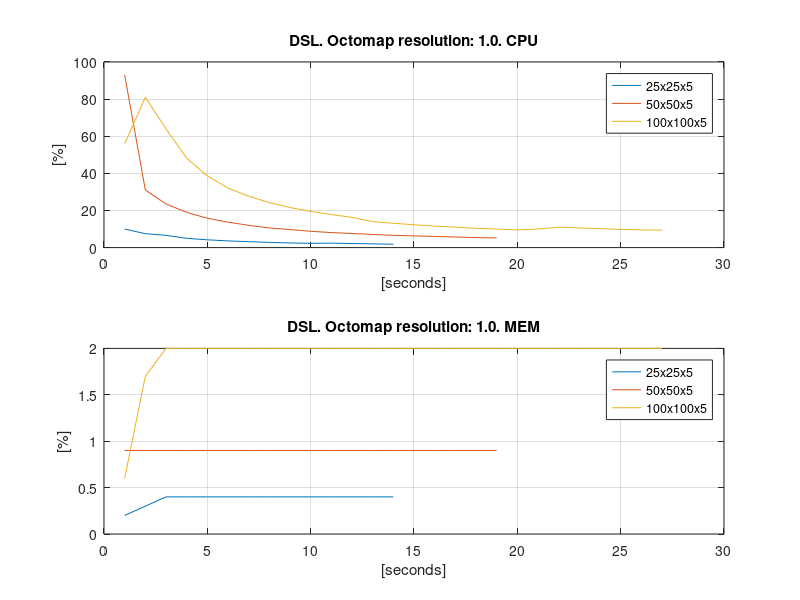
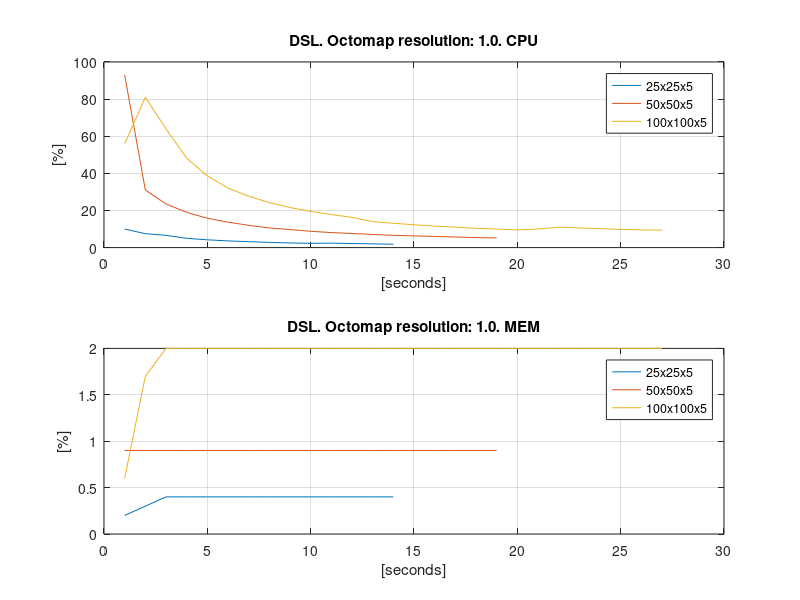
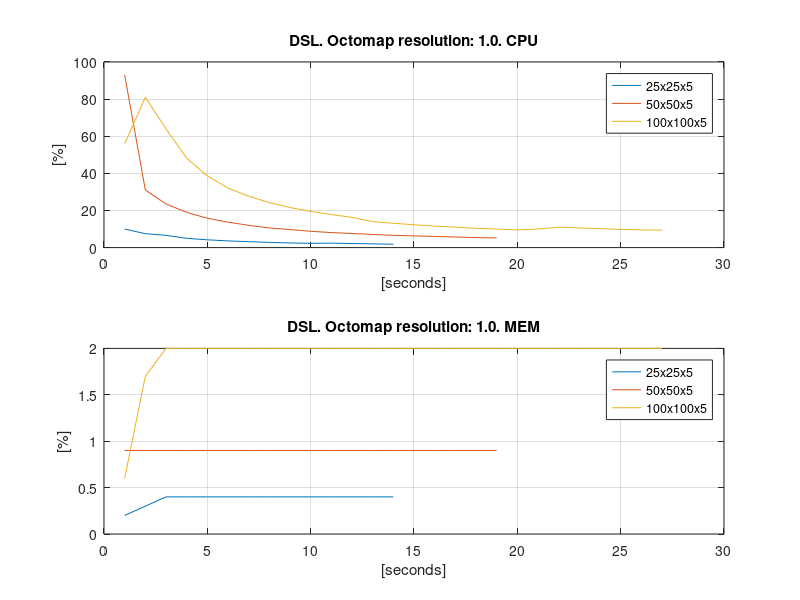
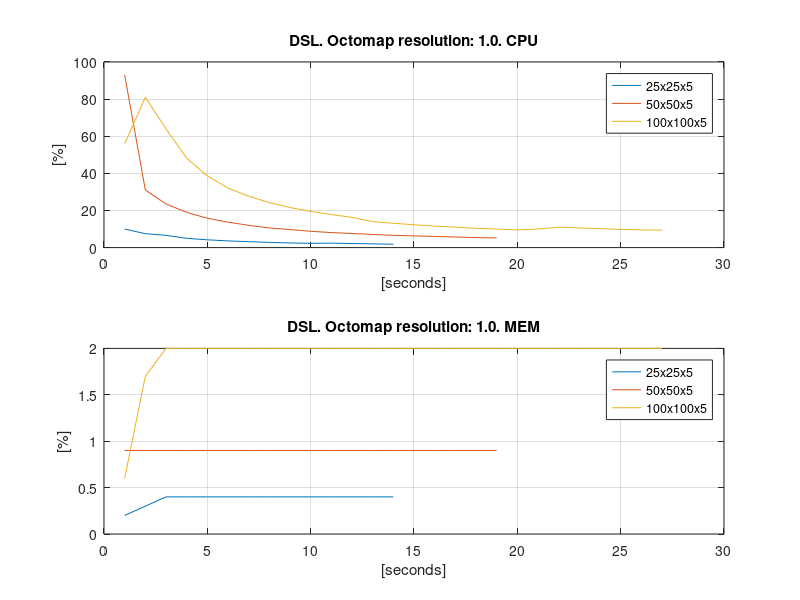

The MATLAB source for these figures, in order:
close all;
clear all;
clc;

load('exp1-3.mat');

% % % % % % % % % % % % % % % % %% % % % % % % % % % % % %% % % % % % % % % % % % % 
% % % % % % % % % % % % % % % % % EXP 1-3 % % % % % % % % % %% % % % % % % % % % % % %
% % % % % % % % % % % % % % % % %% % % % % % % % % % % % %% % % % % % % % % % % % %
% % % % figure(1)
% % % % subplot(2,1,1);
% % % % plot([1:15], ply_1_25(:,1)), hold on;
% % % % plot([6:18], oct_1_25(:,1)), hold on;
% % % % plot(11, dsl_1_25(:,1), 'o'), box on, grid on;
% % % % 
% % % % plot([1:26], ply_2_25(:,1)), hold on;
% % % % plot([3:27], oct_2_25(:,1)), hold on;
% % % % plot(21, dsl_2_25(:,1), 'o'), box on, grid on;
% % % % 
% % % % plot([1:92], ply_3_25(:,1)), hold on;
% % % % plot([3:90], oct_3_25(:,1)), hold on;
% % % % plot(15, dsl_3_25(:,1), 'o'), box on, grid on;
% % % % 
% % % % 
% % % % title('CPU');
% % % % xlabel('[seconds]')
% % % % ylabel('[%]')
% % % % legend('Exp1_{ply-publisher}', 'Exp1_{octomap-server}', 'Exp1_{dsl}', ...
% % % %     'Exp2_{ply-publisher}', 'Exp2_{octomap-server}', 'Exp2_{dsl}',...
% % % %      'Exp3_{ply-publisher}', 'Exp3_{octomap-server}', 'Exp3_{dsl}')
% % % % 
% % % % subplot(2,1,2);
% % % % plot([1:15], ply_1_25(:,2)), hold on;
% % % % plot([6:18], oct_1_25(:,2)), hold on;
% % % % plot(11, dsl_1_25(:,2), 'o'), box on, grid on;
% % % % 
% % % % plot([1:26], ply_2_25(:,2)), hold on;
% % % % plot([3:27], oct_2_25(:,2)), hold on;
% % % % plot(21, dsl_2_25(:,2), 'o'), box on, grid on;
% % % % 
% % % % plot([1:92], ply_3_25(:,2)), hold on;
% % % % plot([3:90], oct_3_25(:,2)), hold on;
% % % % plot(15, dsl_3_25(:,2), 'o'), box on, grid on;
% % % % 
% % % % title('MEM');
% % % % xlabel('[seconds]')
% % % % ylabel('[%]')
% % % % legend('Exp1_{ply-publisher}', 'Exp1_{octomap-server}', 'Exp1_{dsl}', ...
% % % %     'Exp2_{ply-publisher}', 'Exp2_{octomap-server}', 'Exp2_{dsl}',...
% % % %      'Exp3_{ply-publisher}', 'Exp3_{octomap-server}', 'Exp3_{dsl}')
% % % % 
% % % % 
% % % % figure(2)
% % % % subplot(2,1,1);
% % % % plot([1:25], ply_1_50(:,1)), hold on;
% % % % plot([3:10], oct_1_50(:,1)), hold on;
% % % % plot([9:24], dsl_1_50(:,1)), box on, grid on;
% % % % 
% % % % plot([1:20], ply_2_50(:,1)), hold on;
% % % % plot([2:21], oct_2_50(:,1)), hold on;
% % % % plot(1, 0), box on, grid on;
% % % % 
% % % % plot([1:54], ply_3_50(:,1)), hold on;
% % % % plot([2:51], oct_3_50(:,1)), hold on;
% % % % plot(37, dsl_3_50(:,1), 'o'), box on, grid on;
% % % % 
% % % % title('CPU');
% % % % xlabel('[seconds]')
% % % % ylabel('[%]')
% % % % legend('Exp1_{ply-publisher}', 'Exp1_{octomap-server}', 'Exp1_{dsl}', ...
% % % %     'Exp2_{ply-publisher}', 'Exp2_{octomap-server}', 'Exp2_{dsl}',...
% % % %      'Exp3_{ply-publisher}', 'Exp3_{octomap-server}', 'Exp3_{dsl}')
% % % % 
% % % % subplot(2,1,2);
% % % % plot([1:25], ply_1_50(:,2)), hold on;
% % % % plot([3:10], oct_1_50(:,2)), hold on;
% % % % plot([9:24], dsl_1_50(:,2)), box on, grid on;
% % % % 
% % % % plot([1:20], ply_2_50(:,2)), hold on;
% % % % plot([2:21], oct_2_50(:,2)), hold on;
% % % % plot(1, 0), box on, grid on;
% % % % 
% % % % plot([1:54], ply_3_50(:,2)), hold on;
% % % % plot([2:51], oct_3_50(:,2)), hold on;
% % % % plot(37, dsl_3_50(:,2), 'o'), box on, grid on;
% % % % 
% % % % title('MEM');
% % % % xlabel('[seconds]')
% % % % ylabel('[%]')
% % % % legend('Exp1_{ply-publisher}', 'Exp1_{octomap-server}', 'Exp1_{dsl}', ...
% % % %     'Exp2_{ply-publisher}', 'Exp2_{octomap-server}', 'Exp2_{dsl}',...
% % % %      'Exp3_{ply-publisher}', 'Exp3_{octomap-server}', 'Exp3_{dsl}')
% % % % 
% % % % figure(3)
% % % % subplot(2,1,1);
% % % % plot([1:24], ply_1_100(:,1)), hold on;
% % % % plot([3:8], oct_1_100(:,1)), hold on;
% % % % plot([7:20], dsl_1_100(:,1)), box on, grid on;
% % % % 
% % % % plot([1:36], ply_2_100(:,1)), hold on;
% % % % plot([2:17], oct_2_100(:,1)), hold on;
% % % % plot([14:32], dsl_2_100(:,1)), box on, grid on;
% % % % 
% % % % plot([1:56], ply_3_100(:,1)), hold on;
% % % % plot([2:42], oct_3_100(:,1)), hold on;
% % % % plot([29:55], dsl_3_100(:,1)), box on, grid on;
% % % % 
% % % % title('CPU');
% % % % xlabel('[seconds]')
% % % % ylabel('[%]')
% % % % legend('Exp1_{ply-publisher}', 'Exp1_{octomap-server}', 'Exp1_{dsl}', ...
% % % %     'Exp2_{ply-publisher}', 'Exp2_{octomap-server}', 'Exp2_{dsl}',...
% % % %      'Exp3_{ply-publisher}', 'Exp3_{octomap-server}', 'Exp3_{dsl}')
% % % % 
% % % % subplot(2,1,2);
% % % % plot([1:24], ply_1_100(:,2)), hold on;
% % % % plot([3:8], oct_1_100(:,2)), hold on;
% % % % plot([7:20], dsl_1_100(:,2)), box on, grid on;
% % % % 
% % % % plot([1:36], ply_2_100(:,1)), hold on;
% % % % plot([2:17], oct_2_100(:,2)), hold on;
% % % % plot([14:32], dsl_2_100(:,2)), box on, grid on;
% % % % 
% % % % plot([1:56], ply_3_100(:,2)), hold on;
% % % % plot([2:42], oct_3_100(:,2)), hold on;
% % % % plot([29:55], dsl_3_100(:,2)), box on, grid on;
% % % % 
% % % % title('MEM');
% % % % xlabel('[seconds]')
% % % % ylabel('[%]')
% % % % legend('Exp1_{ply-publisher}', 'Exp1_{octomap-server}', 'Exp1_{dsl}', ...
% % % %     'Exp2_{ply-publisher}', 'Exp2_{octomap-server}', 'Exp2_{dsl}',...
% % % %      'Exp3_{ply-publisher}', 'Exp3_{octomap-server}', 'Exp3_{dsl}')
 
% % % % % % % % % % % % %% % % % % % % % % % % % %% % % % % % % % % % % % % 
% % % % % % % % % % % % % EXP 1 % % % % % % % % % %% % % % % % % % % % % % %
% % % % % % % % % % % % %% % % % % % % % % % % % %% % % % % % % % % % % % %
figure(1)
subplot(2,1,1);
plot([1:15], ply_1_25(:,1)), hold on;
plot([6:18], oct_1_25(:,1)), hold on;
plot(11, dsl_1_25(:,1), 'o'), box on, grid on;

title('Map: 25x25x5. Octomap resolution: 0.25. CPU');
xlabel('[seconds]')
ylabel('[%]')
legend('ply-publisher', 'octomap-server', 'dsl')

subplot(2,1,2);
plot([1:15], ply_1_25(:,2)), hold on;
plot([6:18], oct_1_25(:,2)), hold on;
plot(11, dsl_1_25(:,2), 'o'), box on, grid on;

title('Map: 25x25x5. Octomap resolution: 0.25. MEM');
xlabel('[seconds]')
ylabel('[%]')
legend('ply-publisher', 'octomap-server', 'dsl')


figure(2)
subplot(2,1,1);
plot([1:25], ply_1_50(:,1)), hold on;
plot([3:10], oct_1_50(:,1)), hold on;
plot([9:24], dsl_1_50(:,1)), box on, grid on;

title('Map: 25x25x5. Octomap resolution: 0.5. CPU');
xlabel('[seconds]')
ylabel('[%]')
legend('ply-publisher', 'octomap-server', 'dsl')

subplot(2,1,2);
plot([1:25], ply_1_50(:,2)), hold on;
plot([3:10], oct_1_50(:,2)), hold on;
plot([9:24], dsl_1_50(:,2)), box on, grid on;

title('Map: 25x25x5. Octomap resolution: 0.5. MEM');
xlabel('[seconds]')
ylabel('[%]')
legend('ply-publisher', 'octomap-server', 'dsl')

figure(3)
subplot(2,1,1);
plot([1:24], ply_1_100(:,1)), hold on;
plot([3:8], oct_1_100(:,1)), hold on;
plot([7:20], dsl_1_100(:,1)), box on, grid on;

title('Map: 25x25x5. Octomap resolution: 1.0. CPU');
xlabel('[seconds]')
ylabel('[%]')
legend('ply-publisher', 'octomap-server', 'dsl')

subplot(2,1,2);
plot([1:24], ply_1_100(:,2)), hold on;
plot([3:8], oct_1_100(:,2)), hold on;
plot([7:20], dsl_1_100(:,2)), box on, grid on;

title('Map: 25x25x5. Octomap resolution: 1.0. MEM');
xlabel('[seconds]')
ylabel('[%]')
legend('ply-publisher', 'octomap-server', 'dsl')
 
% % % % % % % % % % % % %% % % % % % % % % % % % %% % % % % % % % % % % % % 
% % % % % % % % % % % % % EXP 2 % % % % % % % % % %% % % % % % % % % % % % %
% % % % % % % % % % % % %% % % % % % % % % % % % %% % % % % % % % % % % % %
figure(4)
subplot(2,1,1);
plot([1:26], ply_2_25(:,1)), hold on;
plot([3:27], oct_2_25(:,1)), hold on;
plot(21, dsl_2_25(:,1), 'o'), box on, grid on;

title('Map: 50x50x5. Octomap resolution: 0.25. CPU');
xlabel('[seconds]')
ylabel('[%]')
legend('ply-publisher', 'octomap-server', 'dsl')

subplot(2,1,2);
plot([1:26], ply_2_25(:,2)), hold on;
plot([3:27], oct_2_25(:,2)), hold on;
plot(21, dsl_2_25(:,2), 'o'), box on, grid on;

title('Map: 50x50x5. Octomap resolution: 0.25. MEM');
xlabel('[seconds]')
ylabel('[%]')
legend('ply-publisher', 'octomap-server', 'dsl')


figure(5)
subplot(2,1,1);
plot([1:20], ply_2_50(:,1)), hold on;
plot([2:21], oct_2_50(:,1)), hold on;
plot(1, 0), box on, grid on;

title('Map: 50x50x5. Octomap resolution: 0.5. CPU');
xlabel('[seconds]')
ylabel('[%]')
legend('ply-publisher', 'octomap-server', 'dsl')

subplot(2,1,2);
plot([1:20], ply_2_50(:,2)), hold on;
plot([2:21], oct_2_50(:,2)), hold on;
plot(1, 0), box on, grid on;

title('Map: 50x50x5. Octomap resolution: 0.5. MEM');
xlabel('[seconds]')
ylabel('[%]')
legend('ply-publisher', 'octomap-server', 'dsl')

figure(6)
subplot(2,1,1);
plot([1:36], ply_2_100(:,1)), hold on;
plot([2:17], oct_2_100(:,1)), hold on;
plot([14:32], dsl_2_100(:,1)), box on, grid on;

title('Map: 50x50x5. Octomap resolution: 1.0. CPU');
xlabel('[seconds]')
ylabel('[%]')
legend('ply-publisher', 'octomap-server', 'dsl')

subplot(2,1,2);
plot([1:36], ply_2_100(:,1)), hold on;
plot([2:17], oct_2_100(:,2)), hold on;
plot([14:32], dsl_2_100(:,2)), box on, grid on;

title('Map: 50x50x5. Octomap resolution: 1.0. MEM');
xlabel('[seconds]')
ylabel('[%]')
legend('ply-publisher', 'octomap-server', 'dsl')
 
 
 
% % % % % % % % % % % % %% % % % % % % % % % % % %% % % % % % % % % % % % % 
% % % % % % % % % % % % % EXP 3 % % % % % % % % % %% % % % % % % % % % % % %
% % % % % % % % % % % % %% % % % % % % % % % % % %% % % % % % % % % % % % %
figure(7)
subplot(2,1,1);
plot([1:92], ply_3_25(:,1)), hold on;
plot([3:90], oct_3_25(:,1)), hold on;
plot(15, dsl_3_25(:,1), 'o'), box on, grid on;

title('Map: 100x100x5. Octomap resolution: 0.25. CPU');
xlabel('[seconds]')
ylabel('[%]')
legend('ply-publisher', 'octomap-server', 'dsl')

subplot(2,1,2);
plot([1:92], ply_3_25(:,2)), hold on;
plot([3:90], oct_3_25(:,2)), hold on;
plot(15, dsl_3_25(:,2), 'o'), box on, grid on;

title('Map: 100x100x5. Octomap resolution: 0.25. MEM');
xlabel('[seconds]')
ylabel('[%]')
legend('ply-publisher', 'octomap-server', 'dsl')

figure(8)
subplot(2,1,1);
plot([1:54], ply_3_50(:,1)), hold on;
plot([2:51], oct_3_50(:,1)), hold on;
plot(37, dsl_3_50(:,1), 'o'), box on, grid on;

title('Map: 100x100x5. Octomap resolution: 0.5. CPU');
xlabel('[seconds]')
ylabel('[%]')
legend('ply-publisher', 'octomap-server', 'dsl')

subplot(2,1,2);
plot([1:54], ply_3_50(:,2)), hold on;
plot([2:51], oct_3_50(:,2)), hold on;
plot(37, dsl_3_50(:,2), 'o'), box on, grid on;

title('Map: 100x100x5. Octomap resolution: 0.5. MEM');
xlabel('[seconds]')
ylabel('[%]')
legend('ply-publisher', 'octomap-server', 'dsl')

figure(9)
subplot(2,1,1);
plot([1:56], ply_3_100(:,1)), hold on;
plot([2:42], oct_3_100(:,1)), hold on;
plot([29:55], dsl_3_100(:,1)), box on, grid on;

title('Map: 100x100x5. Octomap resolution: 1.0. CPU');
xlabel('[seconds]')
ylabel('[%]')
legend('ply-publisher', 'octomap-server', 'dsl')

subplot(2,1,2);
plot([1:56], ply_3_100(:,2)), hold on;
plot([2:42], oct_3_100(:,2)), hold on;
plot([29:55], dsl_3_100(:,2)), box on, grid on;

title('Map: 100x100x5. Octomap resolution: 1.0. MEM');
xlabel('[seconds]')
ylabel('[%]')
legend('ply-publisher', 'octomap-server', 'dsl')



% % % % % % % % % % % % %% % % % % % % % % % % % %% % % % % % % % % % % % % 
% % % % % % % % % % % % % EXP 1-3 % % % % % % % % % %% % % % % % % % % % % % %
% % % % % % % % % % % % %% % % % % % % % % % % % %% % % % % % % % % % % % %
figure(10)
subplot(2,1,1);
plot(1, dsl_1_25(:,1), 'o'), hold on, box on, grid on;
plot(1, dsl_2_25(:,1), 'o'), hold on, box on, grid on;
plot(1, dsl_3_25(:,1), 'o'), hold on, box on, grid on;

title('DSL. Octomap resolution: 0.25. CPU');
xlabel('[seconds]')
ylabel('[%]')
legend('25x25x5', '50x50x5', '100x100x5')

subplot(2,1,2);
plot(1, dsl_1_25(:,2), 'o'), hold on, box on, grid on;
plot(1, dsl_2_25(:,2), 'o'), hold on, box on, grid on;
plot(1, dsl_3_25(:,2), 'o'), hold on, box on, grid on;

title('DSL. Octomap resolution: 0.25. MEM');
xlabel('[seconds]')
ylabel('[%]')
legend('25x25x5', '50x50x5', '100x100x5')

figure(11)
subplot(2,1,1);
plot([1:16], dsl_1_50(:,1)), hold on, box on, grid on;
plot(1, 0), hold on, box on, grid on;
plot(1, dsl_3_50(:,1), 'o'), hold on, box on, grid on;

title('DSL. Octomap resolution: 0.5. CPU');
xlabel('[seconds]')
ylabel('[%]')
legend('25x25x5', '50x50x5', '100x100x5')

subplot(2,1,2);
plot([1:16], dsl_1_50(:,2)), hold on, box on, grid on;
plot(1, 0), box on, grid on;
plot(1, dsl_3_50(:,2), 'o'), hold on, box on, grid on;

title('DSL. Octomap resolution: 0.5. MEM');
xlabel('[seconds]')
ylabel('[%]')
legend('25x25x5', '50x50x5', '100x100x5')

figure(12)
subplot(2,1,1);
plot([1:14], dsl_1_100(:,1)), hold on, box on, grid on;
plot([1:19], dsl_2_100(:,1)), hold on, box on, grid on;
plot([1:27], dsl_3_100(:,1)), hold on, box on, grid on;

title('DSL. Octomap resolution: 1.0. CPU');
xlabel('[seconds]')
ylabel('[%]')
legend('25x25x5', '50x50x5', '100x100x5')

subplot(2,1,2);
plot([1:14], dsl_1_100(:,2)), hold on, box on, grid on;
plot([1:19], dsl_2_100(:,2)), hold on, box on, grid on;
plot([1:27], dsl_3_100(:,2)), hold on, box on, grid on;

title('DSL. Octomap resolution: 1.0. MEM');
xlabel('[seconds]')
ylabel('[%]')
legend('25x25x5', '50x50x5', '100x100x5')


FolderName = '/home/anton/ros_workspaces/release_ws/src/dsl_gridsearch/Tests/figures';   % Your destination folder
FigList = findobj(allchild(0), 'flat', 'Type', 'figure');
for iFig = 1:length(FigList)
  FigHandle = FigList(iFig);
  FigName   = num2str(get(FigHandle, 'Number'));
%   set(0, 'CurrentFigure', FigHandle);
%   savefig(fullfile(FolderName, [FigName '.fig']));
%   print([FolderName,num2str(iFig),'.dpng']);
%   saveas(gcf,['fig' num2str(iFig) '.png']);
  whereToStore=fullfile(FolderName,['fig' num2str(iFig) '.png']);
  saveas(gcf, whereToStore);
end

  
